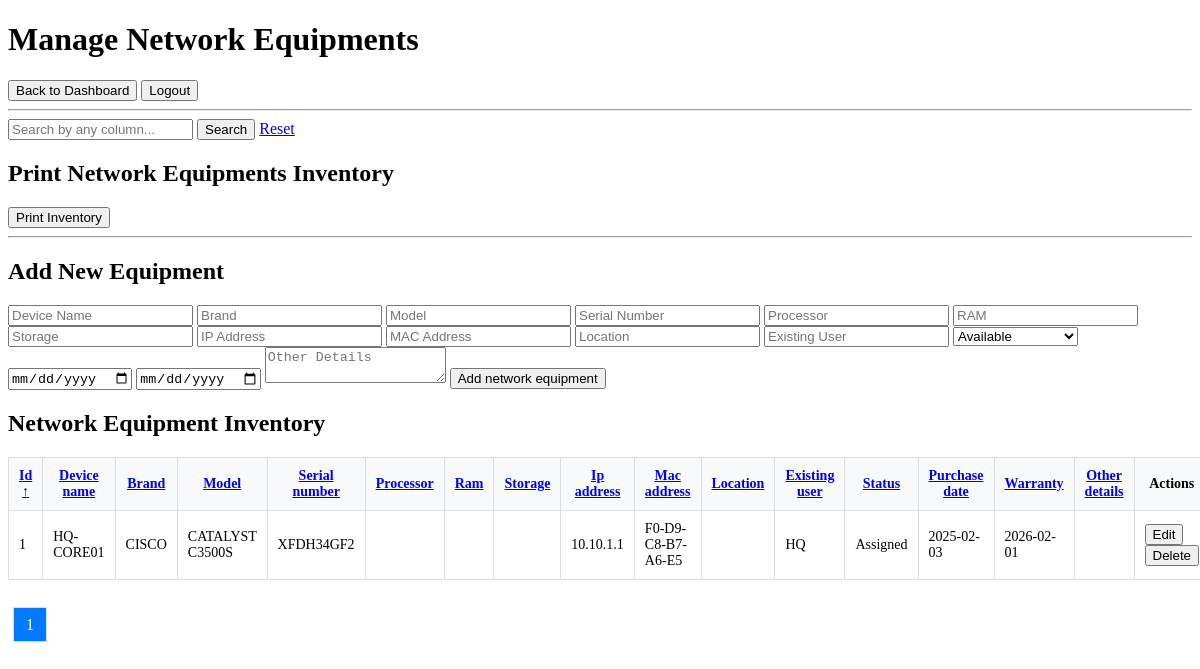
The page /manage_network_equipment.php (signed in) on the database its author committed.
### tables this page shows
CREATE TABLE `network_equipment` (
  `id` int(11) NOT NULL,
  `device_name` varchar(100) NOT NULL,
  `brand` varchar(50) DEFAULT NULL,
  `serial_number` varchar(100) DEFAULT NULL,
  `model` varchar(50) DEFAULT NULL,
  `processor` varchar(50) DEFAULT NULL,
  `ram` varchar(50) DEFAULT NULL,
  `storage` varchar(50) DEFAULT NULL,
  `ip_address` varchar(50) DEFAULT NULL,
  `mac_address` varchar(50) DEFAULT NULL,
  `location` varchar(100) DEFAULT NULL,
  `existing_user` varchar(100) DEFAULT NULL,
  `status` enum('Available','Assigned','Under Repair','Decommissioned') DEFAULT NULL,
  `purchase_date` date DEFAULT NULL,
  `warranty` date DEFAULT NULL,
  `other_details` text DEFAULT NULL
);

### manage_network_equipment.php (the view, shortened to what this page needs)
<?php
require_once 'includes/db.php';
$permission = $_SESSION['access_permission'];
$search = $_GET['search'] ?? '';
$sort_column = $_GET['sort'] ?? 'id';
$sort_direction = $_GET['dir'] ?? 'ASC';
$valid_columns = ['id', 'device_name', 'brand', 'model', 'serial_number', 'processor', 'ram', 'storage', 'ip_address', 'mac_address', 'location', 'existing_user', 'status', 'purchase_date', 'warranty', 'other_details'];
$page = isset($_GET['page']) ? (int)$_GET['page'] : 1;
$items_per_page = 10;
$offset = ($page - 1) * $items_per_page;
$query = "SELECT * FROM network_equipment WHERE 1=1";
$query .= " ORDER BY $sort_column $sort_direction LIMIT :limit OFFSET :offset";
$stmt = $pdo->prepare($query);
$stmt->bindValue(':limit', $items_per_page, PDO::PARAM_INT);
$stmt->bindValue(':offset', $offset, PDO::PARAM_INT);
$stmt->execute();
$network_equipment = $stmt->fetchAll(PDO::FETCH_ASSOC);
$total_items_query = "SELECT COUNT(*) FROM network_equipment WHERE 1=1";
$total_items_stmt = $pdo->prepare($total_items_query);
$total_items_stmt->execute();
$total_items = $total_items_stmt->fetchColumn();
$total_pages = ceil($total_items / $items_per_page);
$edit_network_equipment = null;
?>
<!DOCTYPE html>
<html>
<head>
    <link rel="stylesheet" href="css/style.css">
</head>
<body>
    <h1>Manage Network Equipments</h1>
    <a href="dashboard.php"><button>Back to Dashboard</button></a>
    <a href="logout.php"><button>Logout</button></a>
    <hr>
    <form method="GET" style="margin-bottom: 20px;">
        <input type="text" name="search" placeholder="Search by any column..." value="<?= htmlspecialchars($search) ?>">
        <button type="submit">Search</button>
        <a href="manage_network_equipment.php">Reset</a>
    </form>
    <h2>Print Network Equipments Inventory</h2>
    <a href="print_network_equipment.php" target="_blank"><button>Print Inventory</button></a>
    <hr>
    <?php if (!$edit_network_equipment && in_array($permission, ['add', 'edit', 'admin'])): ?>
        <h2>Add New Equipment</h2>
        <form method="POST">
            <input type="text" name="device_name" placeholder="Device Name" required>
            <input type="text" name="brand" placeholder="Brand" required>
            <input type="text" name="model" placeholder="Model" required>
            <input type="text" name="serial_number" placeholder="Serial Number" required>
            <input type="text" name="processor" placeholder="Processor">
            <input type="text" name="ram" placeholder="RAM">
            <input type="text" name="storage" placeholder="Storage">
            <input type="text" name="ip_address" placeholder="IP Address">
            <input type="text" name="mac_address" placeholder="MAC Address">
            <input type="text" name="location" placeholder="Location">
            <input type="text" name="existing_user" placeholder="Existing User">
            <select name="status">
                <option value="Available">Available</option>
            </select>
            <input type="date" name="purchase_date" placeholder="Purchase Date">
            <input type="date" name="warranty" placeholder="Warranty Date">
            <textarea name="other_details" placeholder="Other Details"></textarea>
            <button type="submit" name="add_network_equipment">Add network equipment</button>
        </form>
    <?php endif; ?>
    <h2>Network Equipment Inventory</h2>
    <table>
        <thead>
            <tr>
                <?php foreach ($valid_columns as $column): ?>
                    <th>
                        <a href="?sort=<?= $column ?>&dir=<?= ($sort_column === $column && $sort_direction === 'ASC') ? 'DESC' : 'ASC' ?>">
                            <?= ucfirst(str_replace('_', ' ', $column)) ?>
                            <?= ($sort_column === $column) ? ($sort_direction === 'ASC' ? '↑' : '↓') : '' ?>
                        </a>
                    </th>
                <?php endforeach; ?>
                <th>Actions</th>
            </tr>
        </thead>
        <tbody>
            <?php foreach ($network_equipment as $network_equipment): ?>
                <tr>
                    <?php foreach ($valid_columns as $column): ?>
                        <td><?= htmlspecialchars($network_equipment[$column]) ?></td>
                    <?php endforeach; ?>
                    <td>
                        <?php if (in_array($permission, ['edit', 'admin'])): ?>
                            <a href="?edit_id=<?= $network_equipment['id'] ?>"><button>Edit</button></a>
                            <form method="POST" style="display: inline;">
                                <button type="submit" name="delete_network_equipment">Delete</button>
                            </form>
                        <?php endif; ?>
                    </td>
                </tr>
            <?php endforeach; ?>
        </tbody>
    </table>
     <br><br>
    <div class="pagination">
        <?php for ($i = 1; $i <= $total_pages; $i++): ?>
            <a href="?page=<?= $i ?>&search=<?= htmlspecialchars($search) ?>&sort=<?= htmlspecialchars($sort_column) ?>&dir=<?= htmlspecialchars($sort_direction) ?>" class="<?= $i === $page ? 'active' : '' ?>"><?= $i ?></a>
        <?php endfor; ?>
    </div>
    <br>
</body>
</html>

### manage_network_equipment.php (style rules this page uses)
table { width: 100%; border-collapse: collapse; }
table th, table td { padding: 10px; border: 1px solid #ddd; font-size: 14px; }
table th { background-color: #f8f9fa; font-size: 14px; }
.pagination a { padding: 8px 12px; margin: 5px; border: 1px solid #ddd; text-decoration: none; color: #007BFF; }
.pagination a.active { background-color: #007BFF; color: white; }

### rows shown on the page
network_equipment: id "1", device_name "HQ-CORE01", brand "CISCO", model "CATALYST C3500S", serial_number "XFDH34GF2", ip_address "10.10.1.1", mac_address "F0-D9-C8-B7-A6-E5", existing_user "HQ", status "Assigned", purchase_date "2025-02-03", warranty "2026-02-01"

### other values the page prints
str_replace('_', ' ', $column) "Id"
str_replace('_', ' ', $column) "Device name"
str_replace('_', ' ', $column) "Brand"
str_replace('_', ' ', $column) "Model"
str_replace('_', ' ', $column) "Serial number"
str_replace('_', ' ', $column) "Processor"
str_replace('_', ' ', $column) "Ram"
str_replace('_', ' ', $column) "Storage"
str_replace('_', ' ', $column) "Ip address"
str_replace('_', ' ', $column) "Mac address"
str_replace('_', ' ', $column) "Location"
str_replace('_', ' ', $column) "Existing user"
str_replace('_', ' ', $column) "Status"
str_replace('_', ' ', $column) "Purchase date"
str_replace('_', ' ', $column) "Warranty"
